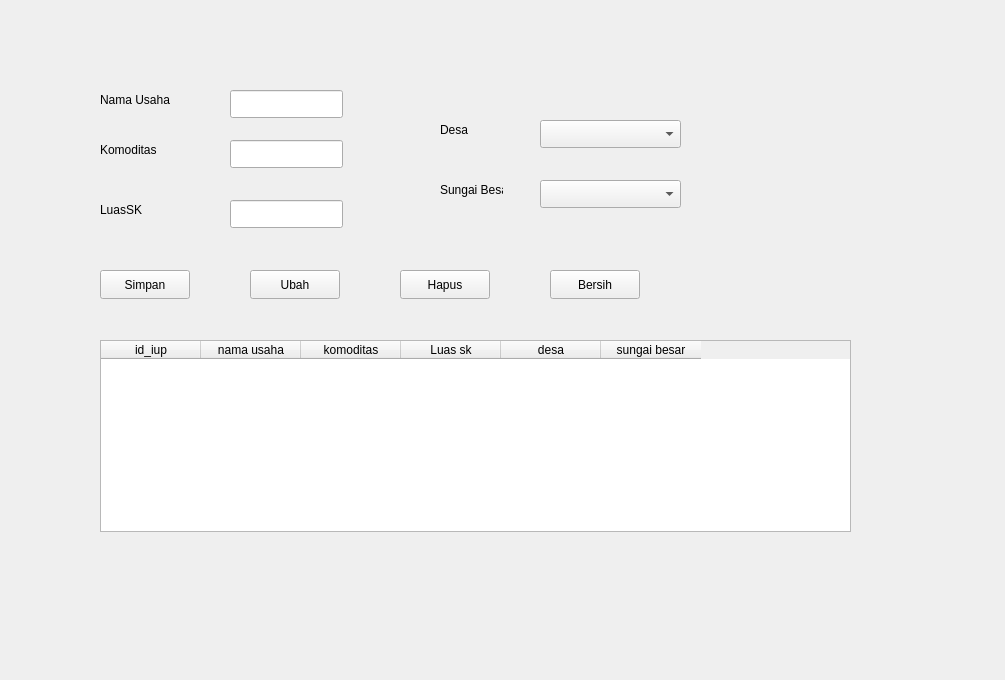
<?xml version="1.0" encoding="UTF-8"?>
<ui version="4.0">
 <class>Form</class>
 <widget class="QWidget" name="Form">
  <property name="geometry">
   <rect>
    <x>0</x>
    <y>0</y>
    <width>1005</width>
    <height>680</height>
   </rect>
  </property>
  <property name="windowTitle">
   <string>Form</string>
  </property>
  <widget class="QLabel" name="label">
   <property name="geometry">
    <rect>
     <x>100</x>
     <y>90</y>
     <width>121</width>
     <height>20</height>
    </rect>
   </property>
   <property name="text">
    <string>Nama Usaha</string>
   </property>
  </widget>
  <widget class="QLabel" name="label_2">
   <property name="geometry">
    <rect>
     <x>100</x>
     <y>140</y>
     <width>63</width>
     <height>20</height>
    </rect>
   </property>
   <property name="text">
    <string>Komoditas</string>
   </property>
  </widget>
  <widget class="QLabel" name="label_3">
   <property name="geometry">
    <rect>
     <x>100</x>
     <y>200</y>
     <width>63</width>
     <height>20</height>
    </rect>
   </property>
   <property name="text">
    <string>LuasSK</string>
   </property>
  </widget>
  <widget class="QLineEdit" name="txtNamaUsaha">
   <property name="geometry">
    <rect>
     <x>230</x>
     <y>90</y>
     <width>113</width>
     <height>28</height>
    </rect>
   </property>
  </widget>
  <widget class="QLineEdit" name="txtKomoditas">
   <property name="geometry">
    <rect>
     <x>230</x>
     <y>140</y>
     <width>113</width>
     <height>28</height>
    </rect>
   </property>
  </widget>
  <widget class="QLineEdit" name="txtLuasSk">
   <property name="geometry">
    <rect>
     <x>230</x>
     <y>200</y>
     <width>113</width>
     <height>28</height>
    </rect>
   </property>
  </widget>
  <widget class="QPushButton" name="btnSimpan">
   <property name="geometry">
    <rect>
     <x>100</x>
     <y>270</y>
     <width>90</width>
     <height>29</height>
    </rect>
   </property>
   <property name="text">
    <string>Simpan</string>
   </property>
  </widget>
  <widget class="QPushButton" name="btnUbah">
   <property name="geometry">
    <rect>
     <x>250</x>
     <y>270</y>
     <width>90</width>
     <height>29</height>
    </rect>
   </property>
   <property name="text">
    <string>Ubah</string>
   </property>
  </widget>
  <widget class="QPushButton" name="btnHapus">
   <property name="geometry">
    <rect>
     <x>400</x>
     <y>270</y>
     <width>90</width>
     <height>29</height>
    </rect>
   </property>
   <property name="text">
    <string>Hapus</string>
   </property>
  </widget>
  <widget class="QPushButton" name="btnBersih">
   <property name="geometry">
    <rect>
     <x>550</x>
     <y>270</y>
     <width>90</width>
     <height>29</height>
    </rect>
   </property>
   <property name="text">
    <string>Bersih</string>
   </property>
  </widget>
  <widget class="QTableWidget" name="tableIup">
   <property name="geometry">
    <rect>
     <x>100</x>
     <y>340</y>
     <width>751</width>
     <height>192</height>
    </rect>
   </property>
   <column>
    <property name="text">
     <string>id_iup</string>
    </property>
   </column>
   <column>
    <property name="text">
     <string>nama usaha</string>
    </property>
   </column>
   <column>
    <property name="text">
     <string>komoditas</string>
    </property>
   </column>
   <column>
    <property name="text">
     <string>Luas sk</string>
    </property>
   </column>
   <column>
    <property name="text">
     <string>desa</string>
    </property>
   </column>
   <column>
    <property name="text">
     <string>sungai besar</string>
    </property>
   </column>
  </widget>
  <widget class="QLabel" name="label_4">
   <property name="geometry">
    <rect>
     <x>440</x>
     <y>120</y>
     <width>63</width>
     <height>20</height>
    </rect>
   </property>
   <property name="text">
    <string>Desa</string>
   </property>
  </widget>
  <widget class="QComboBox" name="cmbDesa">
   <property name="geometry">
    <rect>
     <x>540</x>
     <y>120</y>
     <width>141</width>
     <height>28</height>
    </rect>
   </property>
  </widget>
  <widget class="QComboBox" name="cmbSungaiBesar">
   <property name="geometry">
    <rect>
     <x>540</x>
     <y>180</y>
     <width>141</width>
     <height>28</height>
    </rect>
   </property>
  </widget>
  <widget class="QLabel" name="label_5">
   <property name="geometry">
    <rect>
     <x>440</x>
     <y>180</y>
     <width>63</width>
     <height>20</height>
    </rect>
   </property>
   <property name="text">
    <string>Sungai Besar</string>
   </property>
  </widget>
 </widget>
 <resources/>
 <connections/>
</ui>
